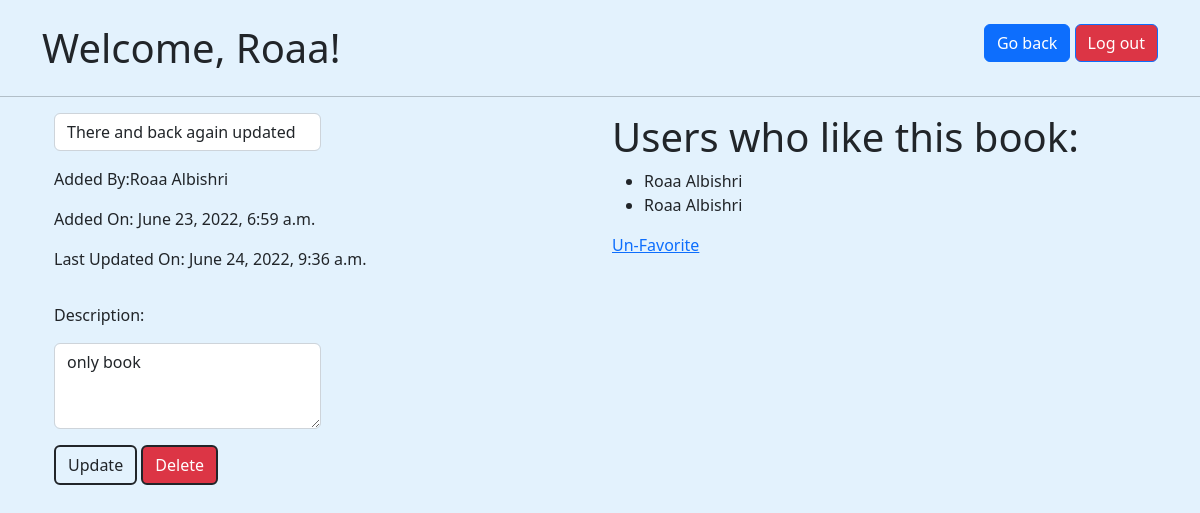
Page /show/1 (signed in) on the committed database.
### favBook_app/models.py (models this page shows)
class User(models.Model):
    fname = models.CharField(max_length=255)
    lname = models.CharField(max_length=255)
    email = models.EmailField(max_length=255)
    password = models.CharField(max_length=255)
    birthday = models.DateTimeField(default="1999-01-01")
    created_at = models.DateTimeField(auto_now_add=True)
    updated_at = models.DateTimeField(auto_now=True)
    objects = UserManager()

class Book(models.Model):
    title = models.CharField(max_length=255)
    description = models.TextField()
    created_at = models.DateTimeField(auto_now_add=True)
    updated_at = models.DateTimeField(auto_now=True)
    uploaded_by = models.ForeignKey(User,related_name="book_uploader",on_delete=models.CASCADE)
    users_who_like =models.ManyToManyField(User, related_name="liked_books")
    objects = BookManager()

### favBook_app/views.py (the view)
# urls.py: path('show/<int:book_id>',views.show_book),
def show_book(request, book_id):
    context = {
        "user": User.objects.get(id=request.session['user_id']),
        "book": Book.objects.get(id=book_id)
    }
    return render(request, 'books_index.html', context)

### favBook_app/templates/books_index.html (shortened to what this page needs)
<!doctype html>
<html lang="en">
<head>
    <link rel="stylesheet" href="https://cdn.jsdelivr.net/npm/bootstrap@5.2.0-beta1/dist/css/bootstrap.min.css"
>
</head>
<body  style="background-color: #e3f2fd;">
    <div class="container d-flex justify-content-between mt-4 ">
        <h1> Welcome, {{user.fname}}!</h1>
        <div class="actions">
            <a class="btn btn-primary" href="/show" role="button">Go back</a>
            <a class="btn btn-primary  text-bg-danger" href="/logout" role="button">Log out</a>
        </div>
    </div>
    <hr>
    <div class="container d-flex justify-content-between">
        <form class="container" action="/update_book/{{book.id}}" method="POST">
            <h1 class="display-4">
                {% if user.id == book.uploaded_by.id %}
                <div class="mb-3">
                    <div class="mb-3">
                        <input type="text" class="form-control w-50" name="title" value="{{book.title}}">
                    </div>
                </div>
                {% else %}
                <p>{{book.title}}</p>
                {% endif %}
            </h1>
            <p>Added By:{{book.uploaded_by.fname}} {{book.uploaded_by.lname}}</p>
            <p>Added On: {{book.created_at}}</p>
            <p>Last Updated On: {{book.updated_at}}</p>
            <p class="d-flex">
            <p>Description:</p>
            {% if user.id == book.uploaded_by.id %}
            <div class="mb-3">
                <textarea class="form-control w-50" name="description" rows="3">{{book.description}}</textarea>
            </div>
            <button type="submit" class="btn btn-white text-dark border border-2 border-dark">Update</button>
            <a class="btn btn-danger border border-2 border-dark" href="/delete_book/{{book.id}}"
                role="button">Delete</a>
            {% else %}
            <p> {{book.description}}</p>
            {% endif %}
            </p>
        </form>
        <div class="container">
            <h1>Users who like this book: </h1>
            <ul>
                {% for user in book.users_who_like.all %}
                <li>{{user.fname}} {{user.lname}}</li>
                {% endfor %}
            </ul>
            {% if user in book.users_who_like.all %}
                <a href="/unlikebook/{{book.id}}">Un-Favorite</a>
            {% else %}
                <a href="/likebook/{{book.id}}">Add to Favorites</a>
            {% endif %}
        </div>
    </div>
</body>
</html>

### rows in the picture
User: fname "Roaa", lname "Albishri"
Book: title "There and back again updated", uploaded_by.fname "Roaa", uploaded_by.lname "Albishri", created_at "June 23, 2022, 6:59 a.m.", updated_at "June 24, 2022, 9:36 a.m.", description "only book"
User: fname "Roaa", lname "Albishri"
